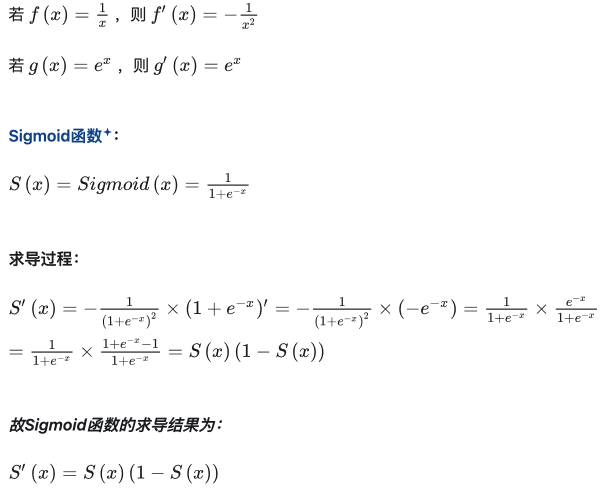
#> input picture python/深入浅出神经网络/assest/sigmoid函数的导函数的推导.jpeg, 1206 x 976 px, given in place of 2_副本.png, which was not available (shown at 1/2 size)
$ python main.py
#> lines starting #> are read from the running program, lines starting #| are printed output that depends on the picture; after the words box and inside, x2 and y2 are one past the last pixel; in counts of white or black regions, pixels touching at a corner belong together; pictures that were not available may be replaced by others from this repository, and a replacement may not be noted
### python/picHandle/imgSegment.py
import os
import json
import numpy as np
import time
from PIL import Image

"""水平投影"""


def getHProjection(image):
    hProjection = np.zeros(image.shape, np.uint8)
    # 图像高与宽
    (h, w) = image.shape
    # 长度与图像高度一致的数组
    h_ = [0] * h
    # 循环统计每一行白色像素的个数
    for y in range(h):
        for x in range(w):
            # print(image[y, x])
            if image[y, x] == 255:
                h_[y] += 1
    return h_


def getVProjection(image):
    vProjection = np.zeros(image.shape, np.uint8)
    # 图像高与宽
    (h, w) = image.shape
    # 长度与图像宽度一致的数组
    w_ = [0] * w
    # 循环统计每一列白色像素的个数
    for x in range(w):
        for y in range(h):
            if image[y, x] == 255:
                w_[x] += 1
    # 绘制垂直平投影图像
    for x in range(w):
        for y in range(h - w_[x], h):
            vProjection[y, x] = 255
    return w_

def segmentPic(img):
    # 图像高与宽
    (h, w) = img.shape
    Position = []
    # 水平投影
    H = getHProjection(img)
    start = 0
    H_Start = []
    H_End = []
    # 根据水平投影获取垂直分割位置
    for i in range(len(H)):
        if H[i] > 0 and start == 0:
            H_Start.append(i)
            # if not isFrist:
            # print(f"H_Start.append({i})")
            start = 1
        if H[i] <= 0 and start == 1:
            H_End.append(i)
            # if not isFrist:
            # print(f"H_End.append({i})")
            start = 0

    if len(H_Start) > len(H_End):
        H_End.append(len(H) - 1)

    # 分割行，分割之后再进行列分割并保存分割位置
    for i in range(len(H_Start)):
        # 获取行图像
        cropImg = img[H_Start[i] : H_End[i], 0:w]
        # 对行图像进行垂直投影
        W = getVProjection(cropImg)
        Wstart = 0
        Wend = 0
        W_Start = 0
        W_End = 0
        diffSize = 2
        diff = diffSize
        for j in range(len(W)):
            if W[j] > 0 and Wstart == 0:
                diff = diffSize
                W_Start = j
                Wstart = 1
                Wend = 0
            if W[j] <= 0 and Wstart == 1:
                diff = diff - 1
                W_End = j
                if diff <= 0 or W_End - W_Start > 12:
                    # print(f"{diff} <=======> {W_End - W_Start}")
                    Wstart = 0
                    Wend = 1
            if Wend == 1:
                # if isFrist:
                Position.append([W_Start, H_Start[i], W_End, H_End[i]])
                # else:
                #     Position.append([int(W_Start/4),int(H_Start[i]/4),int(W_End/4),int(H_End[i]/4)])
                Wend = 0
    return Position


def encodeSegment(blockImg):  # 5*13
    imgCode = ''
    for line in blockImg:
        lineChar = 0
        for pixel in line[::-1]:
            # print(f"encodeSegment ===> {pixel}")
            if pixel == 255:
                lineChar = lineChar * 2 + 1
            else:
                lineChar = lineChar * 2
        lineCode = '{:04x}'.format(lineChar)
        imgCode = imgCode + lineCode
    for i in range(int(len(imgCode)/4), 16):
        imgCode = '0000' + imgCode
    return imgCode

def queryCharByCode(code):
    with open(f"{basePath}/code.json", "r") as f:
        codeJson = json.load(f)
        if code in codeJson:
            return codeJson[code]
    return "~"

def fun1(v):
    if v < 125:
        return False
    else:
        return True

def fun(v):
    if v:
        return 0
    else:
        return 255

def img2StrForPath(path):
    image = Image.open(path).convert("1")
    image_array = np.array(image)
    # 使用 numpy.vectorize() 将函数应用于数组
    vfunc = np.vectorize(fun)
    result = vfunc(image_array)
    return img2Str(result)


def img2Str(origineImage):
    strContent = ""
    Position = segmentPic(origineImage)
    # print(Position)
    # 根据确定的位置分割字符
    for m in range(len(Position)):
        left = int(Position[m][0])
        top = int(Position[m][1])
        right = int(Position[m][2])
        bottom = int(Position[m][3])
        segWidth = right - left
        if segWidth > 100:
            Position[m] = [left + int(segWidth / 2), top, right, bottom]
            Position.insert(m, [left, top, right - int(segWidth / 2), bottom])

    for index, m in enumerate(range(len(Position))):
        left = int(Position[m][0])
        top = int(Position[m][1])
        right = int(Position[m][2])
        bottom = int(Position[m][3])
        # print(f"({left}, {top}, {right}, {bottom})")
        segmentBlock = origineImage[top:bottom, left:right]
        segmentCode = encodeSegment(segmentBlock)
        # print(segmentCode)
        char = queryCharByCode(segmentCode)
        # print(segmentBlock.shape)
        if char == "~":
            vfunc1 = np.vectorize(fun1)
            newResult = vfunc1(segmentBlock)
            # print(newResult.shape)
            img = Image.fromarray(newResult)
            img.save(f"{basePath}/assest/{segmentCode}.png")
        strContent = strContent + char
    if "~" in strContent:
            vfunc1 = np.vectorize(fun1)
            newResult = vfunc1(origineImage)
            # print(newResult.shape)
            img = Image.fromarray(newResult)
            img.save(f"{basePath}/assest/{int(time.time()*1000)}.png")
    return strContent


# [11 lines left out: function genCharWithCode, not called in this run]


basePath = os.path.dirname(__file__)
# [2 lines that do not run on import are left out]


### python/picHandle/main.py
import numpy as np
from PIL import Image
import imgSegment
import os
basePath = os.path.dirname(__file__)


# 加载图片
image_path = f"{basePath}/2_副本.png"
image = Image.open(image_path).convert("1")
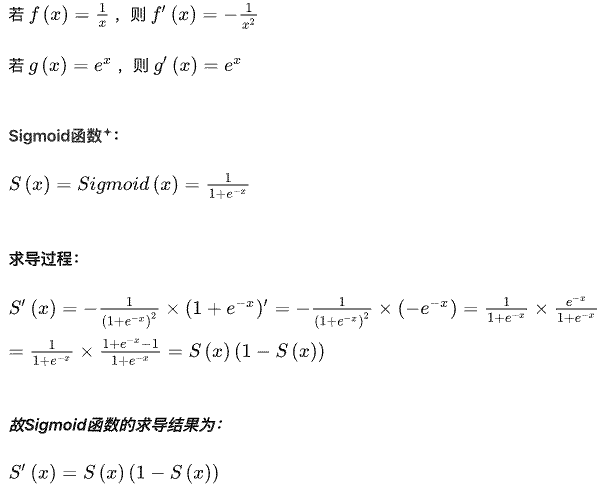
#> image: PIL image 1206x976 1 (shown at 1/2 size); 98% white; black in thin lines or dots
print(image.height, image.width)
#| 976 1206
strRes = imgSegment.img2StrForPath(image_path)
#> in img2StrForPath, `result = vfunc(image_array)`:
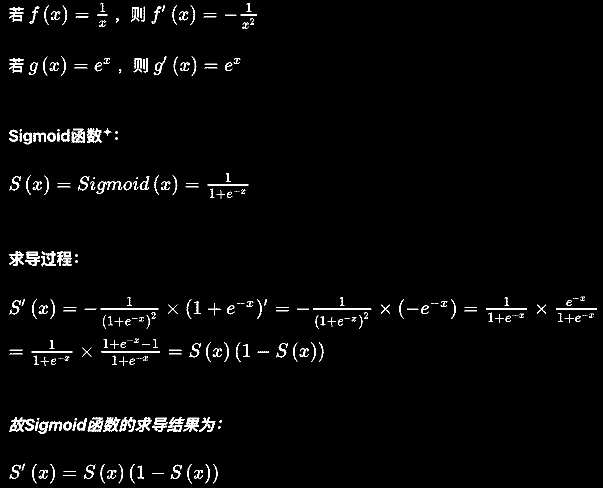
#> result: shape (976, 1206) int64 (shown at 1/2 size); 2% white in thin lines or dots
#> in segmentPic, `H = getHProjection(img)`: H = 976 values, max 497 at index 617, min 0 at index 0, mean 23.64
#> the loop in segmentPic, `for i in range(len(H)):` made 976 passes
#> start on passes 7, 59, 113, 153, 257, 290, 347, 399, 503, 534, 594, 659: 1, 0, 1, 0, 1, 0, 1, 0, 1, 0, 1, 0
#> after the loop in segmentPic, `for i in range(len(H)):`: H_End = [58, 152, 289, 398, 533, 658, 732, 867, 967]; H_Start = [6, 112, 256, 346, 502, 593, 677, 834, 927]; start = 0
#> the loop in segmentPic, `for i in range(len(H_Start)):` made 9 passes
#> h in getVProjection on passes 1 to 9: 52, 40, 33, 52, 31, 65, 55, 33, 40
#> pass 1, in segmentPic, `cropImg = img[H_Start[i] : H_End[i], 0:w]`:
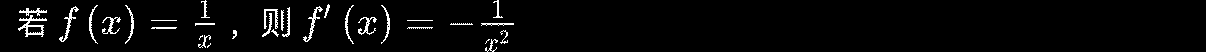
#> cropImg: shape (52, 1206) int64; 3.3% white in thin lines or dots, all inside (x1, y1, x2, y2) = (18, 0, 514, 52)
#> after the loop in segmentPic, `for i in range(len(H_Start)):`: Position = 144 items, first 6: [18, 6, 47, 58], [59, 6, 79, 58], [89, 6, 99, 58], [102, 6, 121, 58], [125, 6, 135, 58], [151, 6, 177, 58]
#> the loop in img2Str, `for m in range(len(Position)):` made 144 passes
#> (left, top, right, bottom, segWidth) on passes 1 to 12: (18, 6, 47, 58, 29), (59, 6, 79, 58, 20), (89, 6, 99, 58, 10), (102, 6, 121, 58, 19), (125, 6, 135, 58, 10), (151, 6, 177, 58, 26), (195, 6, 215, 58, 20), (232, 6, 238, 58, 6), (262, 6, 279, 58, 17), (281, 6, 291, 58, 10), (303, 6, 323, 58, 20), (324, 6, 331, 58, 7)
#> after the loop in img2Str, `for m in range(len(Position)):`: Position = 149 items, first 6: [18, 6, 47, 58], [59, 6, 79, 58], [89, 6, 99, 58], [102, 6, 121, 58], [125, 6, 135, 58], [151, 6, 177, 58]
#> the loop in img2Str, `for index, m in enumerate(range(len(Position))):` made 149 passes; (reads python/picHandle/code.json from the repository)
#> (left, top, right, bottom, strContent) on passes 1 to 12: (18, 6, 47, 58, '~'), (59, 6, 79, 58, '~~'), (89, 6, 99, 58, '~~~'), (102, 6, 121, 58, '~~~~'), (125, 6, 135, 58, '~~~~~'), (151, 6, 177, 58, '~~~~~~'), (195, 6, 215, 58, '~~~~~~~'), (232, 6, 238, 58, '~~~~~~~~'), (262, 6, 279, 58, '~~~~~~~~~'), (281, 6, 291, 58, '~~~~~~~~~~'), (303, 6, 323, 58, '~~~~~~~~~~~'), (324, 6, 331, 58, '~~~~~~~~~~~~')
#> (left, top, right, bottom) on pass 32: (347, 112, 357, 152)
#> pass 1, in img2Str, `segmentBlock = origineImage[top:bottom, left:right]`:
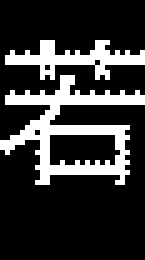
#> segmentBlock: shape (52, 29) int64 (shown 5 times larger); 20.8% white in thin lines or dots, all inside (x1, y1, x2, y2) = (0, 8, 29, 37)
#> pass 2, in img2Str, `segmentBlock = origineImage[top:bottom, left:right]`:
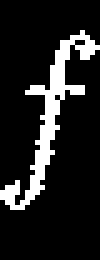
#> segmentBlock: shape (52, 20) int64 (shown 5 times larger); 13.6% white in thin lines or dots, all inside (x1, y1, x2, y2) = (0, 6, 20, 42)
#> in img2Str, `newResult = vfunc1(origineImage)`: newResult: shape (976, 1206) bool; 2% white in thin lines or dots
#> in img2Str, `img = Image.fromarray(newResult)`: img: PIL image 1206x976 1; 2% white in thin lines or dots
print(strRes)
